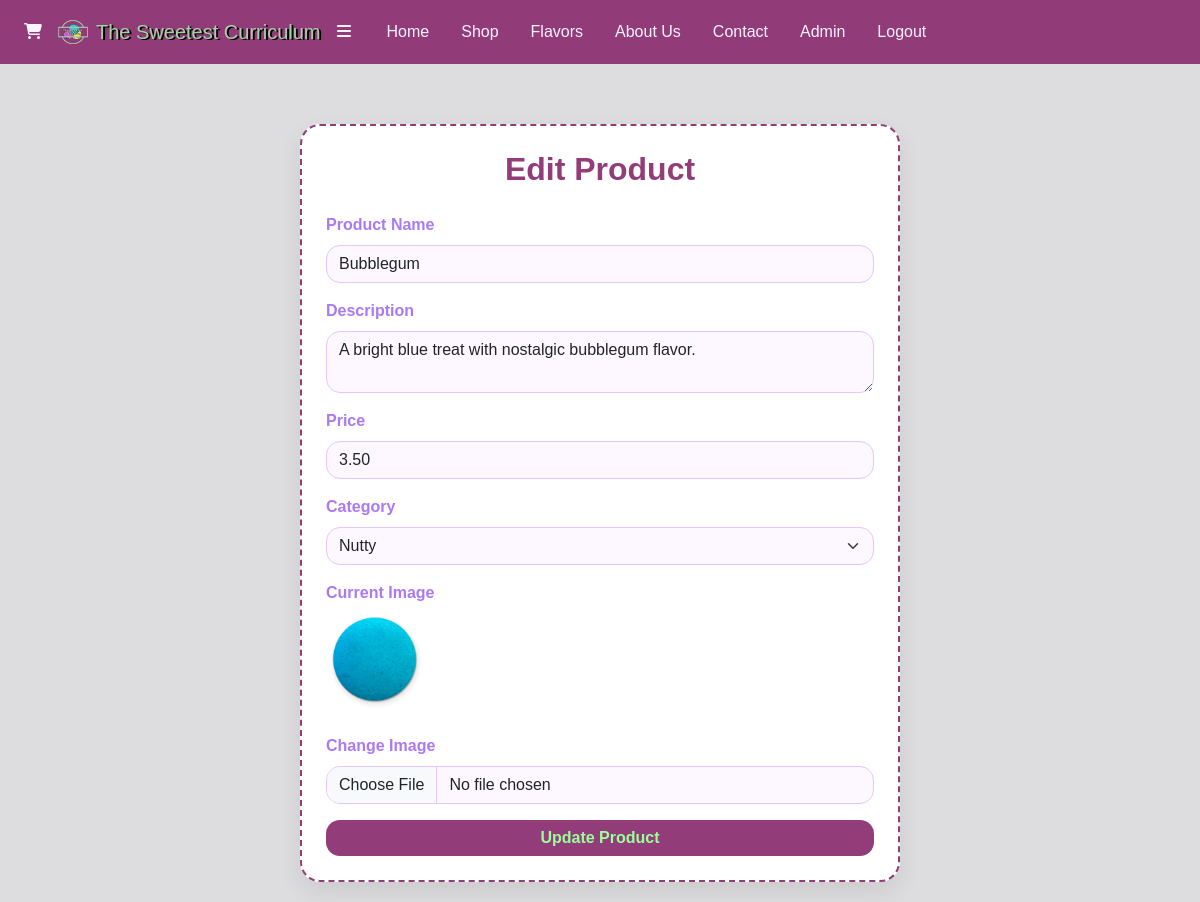
Screenshot of /admin/edit-product.php?id=3 (signed in) with the database file from the repository.
### tables this page shows
CREATE TABLE product_category (
    product_id INT NOT NULL,
    category_id INT NOT NULL,
    PRIMARY KEY (product_id, category_id),
    FOREIGN KEY (product_id) REFERENCES products(product_id),
    FOREIGN KEY (category_id) REFERENCES categories(category_id)
);

CREATE TABLE products (
    product_id INT PRIMARY KEY AUTO_INCREMENT,
    productName VARCHAR(100) NOT NULL,
    price DECIMAL(10,2) NOT NULL,
    imageURL TEXT,
    description TEXT NOT NULL
);

CREATE TABLE categories (
    category_id INT PRIMARY KEY AUTO_INCREMENT,
    category_name VARCHAR(100) NOT NULL
);

### admin/edit-product.php (the view, shortened to what this page needs)
<?php
include "../includes/header.php";
include "../database/db.php";
$id = isset($_GET['id']) ? (int)$_GET['id'] : null;
$product_sql = "SELECT p.*, pc.category_id
                FROM products p
                LEFT JOIN product_category pc ON p.product_id = pc.product_id
                WHERE p.product_id = $id";
$product_result = mysqli_query($dbc, $product_sql);
$product = mysqli_fetch_assoc($product_result);
$categories = [];
$result = mysqli_query($dbc, "SELECT * FROM categories");
if ($result) {
    while ($row = mysqli_fetch_assoc($result)) {
        $categories[] = $row;
    }
}
?>
<body class="edit-product-body">
  <div class="edit-product-card p-4">
    <h2 class="edit-product-title">Edit Product</h2>
    <form method="POST" enctype="multipart/form-data">
      <div class="mb-3">
        <label class="form-label edit-product-label">Product Name</label>
        <input type="text" name="name" class="form-control edit-product-input" value="<?= htmlspecialchars($product['productName']) ?>" required />
      </div>
      <div class="mb-3">
        <label class="form-label edit-product-label">Description</label>
        <textarea name="description" class="form-control edit-product-input" required><?= htmlspecialchars($product['description']) ?></textarea>
      </div>
      <div class="mb-3">
        <label class="form-label edit-product-label">Price</label>
        <input type="number" name="price" class="form-control edit-product-input" step="0.01" value="<?= $product['price'] ?>" required />
      </div>
      <div class="mb-3">
        <label class="form-label edit-product-label">Category</label>
        <select name="category_id" class="form-select edit-product-select" required>
          <?php foreach ($categories as $cat): ?>
            <option value="<?= $cat['category_id'] ?>" <?= $cat['category_id'] == $product['category_id'] ? 'selected' : '' ?>>
              <?= htmlspecialchars($cat['category_name']) ?>
            </option>
          <?php endforeach; ?>
        </select>
      </div>
      <div class="mb-3">
        <label class="form-label edit-product-label">Current Image</label><br>
        <?php if ($product['imageURL']): ?>
          <img src="../assets/images/<?= $product['imageURL'] ?>" alt="Product Image" class="edit-product-img">
        <?php else: ?>
          <p>No image available</p>
        <?php endif; ?>
      </div>
      <div class="mb-3">
        <label class="form-label edit-product-label">Change Image</label>
        <input type="file" name="image" class="form-control edit-product-input" />
      </div>
      <button type="submit" class="btn edit-product-btn w-100">Update Product</button>
    </form>
  </div>
</body>
</html>

### assets/css/styles.css (style rules this page uses)
body { color: rgb(14, 29, 0); }
.edit-product-body { background-color: rgb(221, 220, 222); font-family: 'Quicksand', sans-serif; color: rgb(186, 255, 174); align-items: center; justify-content: center; min-height: 100vh; margin: 0; }
.edit-product-card { margin: 60px auto 20px auto; max-width: 500px; }
.edit-product-card { border-radius: 20px; background-color: #fff; box-shadow: 0 10px 25px rgba(0, 0, 0, 0.08); width: 100%; max-width: 600px; padding: 30px; border: 2px dashed #923c79; transition: 0.3s ease; }
.edit-product-title { text-align: center; margin-bottom: 25px; font-weight: 600; color: #923c79; }
.edit-product-label { font-weight: 600; color: rgb(171, 121, 244); }
.edit-product-input, .edit-product-select { border-radius: 14px; border: 1px solid #e3c6ff; background-color: #fdf7ff; transition: all 0.2s ease; }
.edit-product-btn { background-color: #923c79; color: rgb(154, 255, 154); border: none; font-weight: 600; border-radius: 14px; transition: background-position 0.5s ease; }
.edit-product-img { border-radius: 10px; margin-bottom: 10px; max-width: 100px; }

### rows the page displays
product_category: name "Bubblegum", description "A bright blue treat with nostalgic bubblegum flavor.", price "3.50", category_id "Nutty", product.imageURL (picture)
